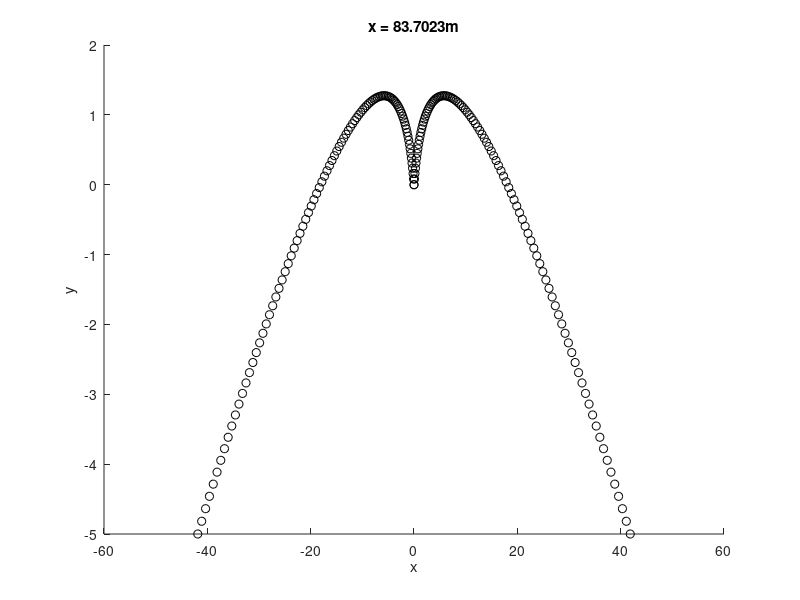
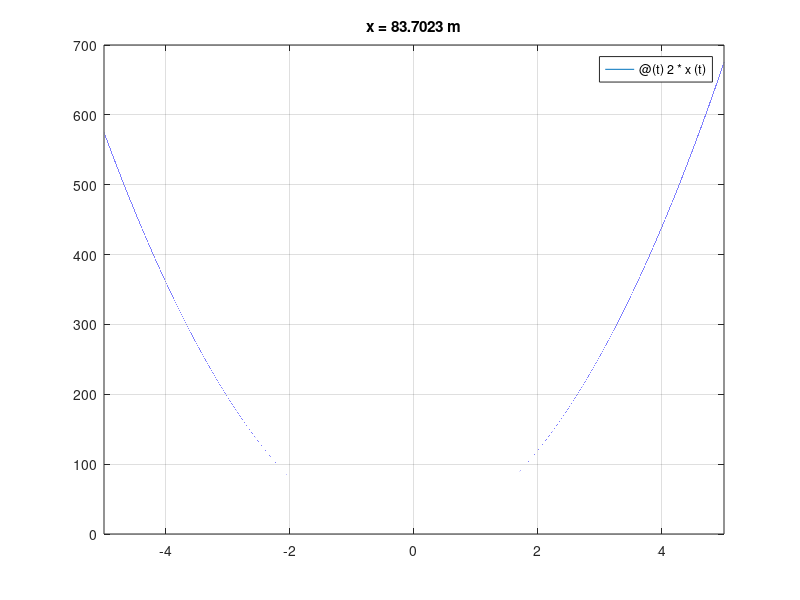

These charts were generated, in order, by the following MATLAB code: (Note: this script raises an error after producing the figures.)
%Author: Daniel Fuentes Portaluppi
%Description: Calculation of the distance between two charges
% that are dropped on an electric field

clc; clear all;

%These constant variables are assigned.
g = 9.81;

%These are both the time in x and y, 
% we are going to assign it 0 so that we can calculate it later.
C2 = 0; %Time in x
C4 = 0; %Time in y

%Data assigned by the user
E = input("Enter the electric field: ");
Qm = input("Enter Q/m: ");
C1 = input("Enter your initial speed on the x-axis: ");
C3 = input("Enter your initial speed on the y-axis: ");
y = -(abs(input("Enter the height at which you want to know the length (in meters): ")));

%Here we calculate time
t = (C3 + sqrt(C3^2 - 2*g*y))/g;

%To later substitute it in our equation to calculate the distance.
x = @(t) abs(((Qm * E * t^2)/2) + (C1 * t) + C2);
y = @(t) -g*(t^2/2) + (C3 * t) + C4;
d = @(t) 2 * x(t);
x_text = "Your distance between charges is " + d(t) + "m";
disp(x_text);

%Graph in which you can see the fall of the charges.
figure(1)
hold on
for i = linspace(0,t,100)
    plot(x(i),y(i), "ok")
    plot(-x(i),y(i), "ok")
    pause(0.001)
end
title(['x = ' num2str(d(t)) 'm'])
xlabel('x')
ylabel('y')
hold off

%Graph of x with respect to t.
figure(2)
fplot(d)
title(['x = ' num2str(d(t)) ' m'])
grid
xline(0, 'k')
yline(0, 'k')
xlim([0 inf])
ylim([0 inf])
